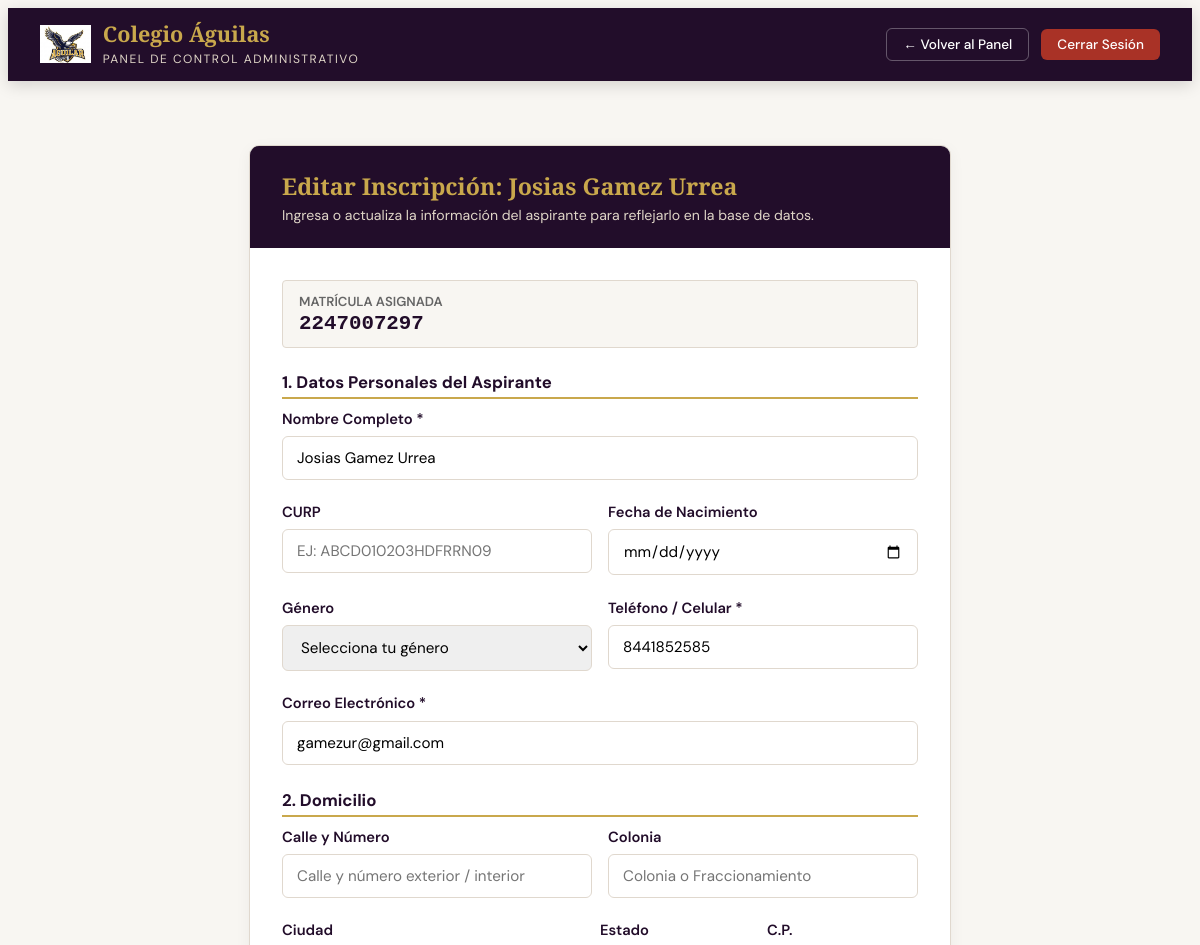
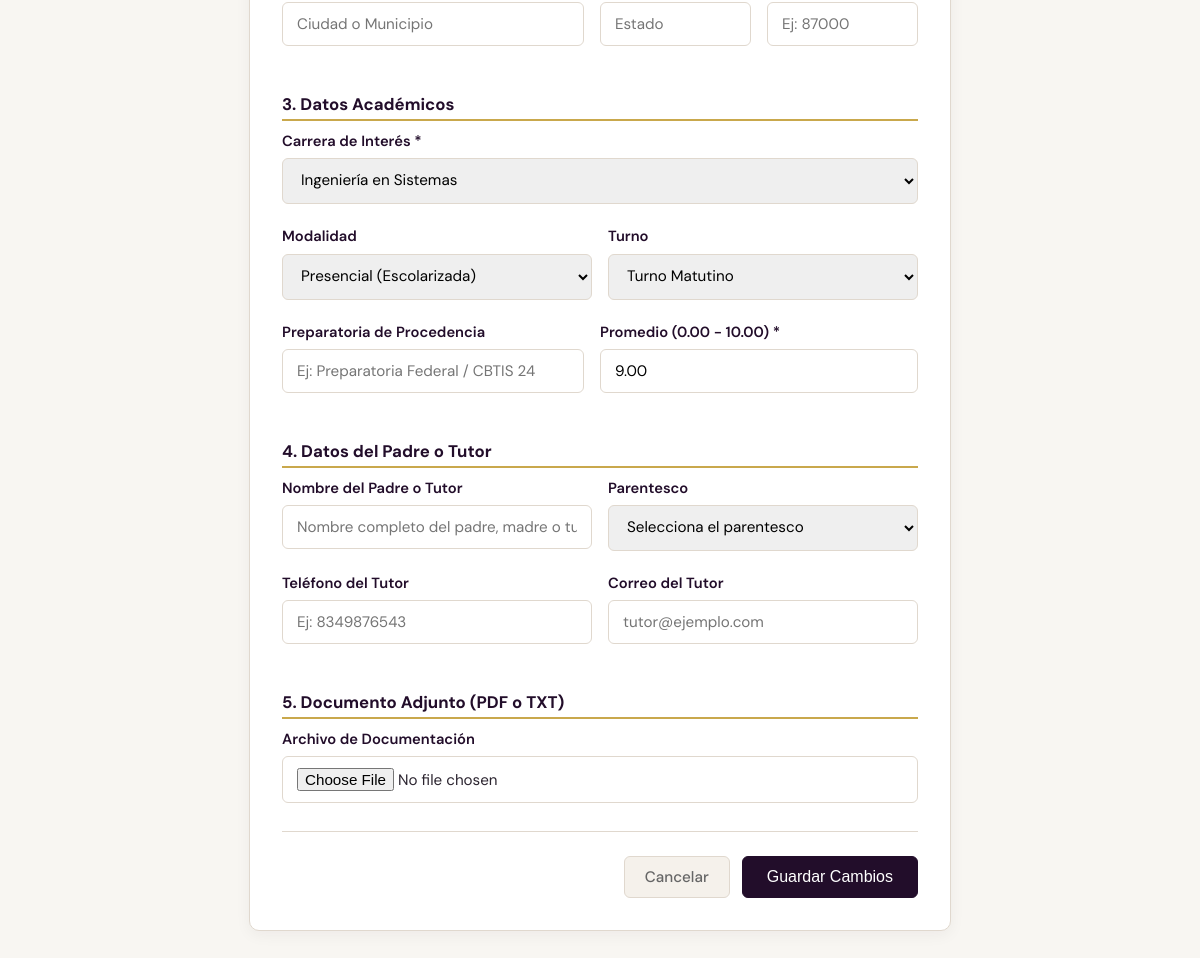
The app's page /admin-panel/aspirantes/4/editar/ (signed in) with its own data (2 pictures, top to bottom).
### sitioWeb/models.py (models this page shows, shortened)
class Aspirante(models.Model):
    matricula = models.CharField(max_length=20, unique=True, blank=True, null=True, verbose_name="Matrícula")
    nombre = models.CharField(max_length=120, verbose_name="Nombre completo")
    curp = models.CharField(max_length=18, blank=True, null=True, verbose_name="CURP")
    fecha_nacimiento = models.DateField(blank=True, null=True, verbose_name="Fecha de nacimiento")
    genero = models.CharField(max_length=30, blank=True, null=True, verbose_name="Género")
    email = models.EmailField(verbose_name="Correo electrónico")
    telefono = models.CharField(max_length=20, verbose_name="Teléfono")
    direccion = models.CharField(max_length=200, blank=True, null=True, verbose_name="Calle y número")
    colonia = models.CharField(max_length=100, blank=True, null=True, verbose_name="Colonia")
    ciudad = models.CharField(max_length=100, blank=True, null=True, verbose_name="Ciudad / Municipio")
    estado = models.CharField(max_length=100, blank=True, null=True, verbose_name="Estado")
    codigo_postal = models.CharField(max_length=10, blank=True, null=True, verbose_name="Código Postal")
    carrera = models.CharField(max_length=100, verbose_name="Carrera")
    modalidad = models.CharField(max_length=50, blank=True, null=True, default="Presencial", verbose_name="Modalidad")
    turno = models.CharField(max_length=50, blank=True, null=True, default="Matutino", verbose_name="Turno")
    escuela_procedencia = models.CharField(max_length=150, blank=True, null=True, verbose_name="Preparatoria de procedencia")
    promedio = models.DecimalField(max_digits=4, decimal_places=2, verbose_name="Promedio")
    tutor_nombre = models.CharField(max_length=120, blank=True, null=True, verbose_name="Nombre del padre o tutor")
    tutor_parentesco = models.CharField(max_length=50, blank=True, null=True, verbose_name="Parentesco con el alumno")
    tutor_telefono = models.CharField(max_length=20, blank=True, null=True, verbose_name="Teléfono del tutor")
    tutor_email = models.EmailField(blank=True, null=True, verbose_name="Correo del tutor")
    documento = models.FileField(upload_to="documentos_aspirantes/", blank=True, null=True, verbose_name="Documento adjunto")
    estatus = models.CharField(max_length=30, default="Registrado", verbose_name="Estatus")
    fecha_registro = models.DateTimeField(auto_now_add=True, verbose_name="Fecha de registro")
    class Meta:
        ordering = ['-fecha_registro']
        verbose_name = 'Aspirante'
        verbose_name_plural = 'Aspirantes'

### sitioWeb/views.py (the view)
# urls.py: path('admin-panel/aspirantes/<int:id>/editar/', views.aspirante_editar, name='aspirante_editar'),
@login_required(login_url='admin_login')
def aspirante_editar(request, id):
    aspirante = get_object_or_404(Aspirante, id=id)
    if request.method == 'POST':
        form = AspiranteForm(request.POST, request.FILES, instance=aspirante)
        if form.is_valid():
            form.save()
            messages.success(request, f'Los datos de "{aspirante.nombre}" se actualizaron correctamente en la base de datos.')
            return redirect('panel_admin')
    else:
        form = AspiranteForm(instance=aspirante)
    return render(request, 'sitioWeb/admin/aspirante_form.html', {
        'form': form,
        'aspirante': aspirante,
        'titulo': f'Editar Inscripción: {aspirante.nombre}',
        'accion': 'Guardar Cambios',
    })

### sitioWeb/templates/sitioWeb/admin/aspirante_form.html (shortened to what this page needs)
{% load static %}
<!DOCTYPE html>
<html lang="es">
<head>
    <link rel="stylesheet" href="{% static 'sitioWeb/css/admin.css' %}">
</head>
<body class="admin-body">
    <header class="admin-header">
        <div class="admin-header-inner">
            <a href="{% url 'panel_admin' %}" class="admin-brand">
                <img src="{% static 'sitioWeb/img/icono.png' %}" alt="Logo">
                <div class="admin-brand-text">
                    <h1>Colegio Águilas</h1>
                    <span>Panel de Control Administrativo</span>
                </div>
            </a>
            <div class="admin-nav-actions">
                <a href="{% url 'panel_admin' %}" class="btn-admin-nav btn-nav-web">
                    ← Volver al Panel
                </a>
                <a href="{% url 'admin_logout' %}" class="btn-admin-nav btn-nav-logout">
                    Cerrar Sesión
                </a>
            </div>
        </div>
    </header>
    <main class="admin-container">
        <div class="form-card">
            <div class="form-card-header">
                <h2>{{ titulo }}</h2>
                <p>Ingresa o actualiza la información del aspirante para reflejarlo en la base de datos.</p>
            </div>
            <div class="form-card-body">
                <form method="POST" enctype="multipart/form-data">
                    {% if aspirante and aspirante.matricula %}
                        <div class="admin-form-group" style="background: #f8f6f2; border: 1px solid #e0d8ce; padding: 12px 16px; border-radius: 4px;">
                            <label style="margin-bottom: 2px; color: #666; font-size: 0.82rem; text-transform: uppercase;">Matrícula Asignada</label>
                            <div style="font-size: 1.3rem; font-family: monospace; font-weight: 700; color: #220d2a;">{{ aspirante.matricula }}</div>
                        </div>
                    {% endif %}
                    <h3 style="font-size: 1.05rem; color: #220d2a; margin: 18px 0 10px; border-bottom: 2px solid #c9a84c; padding-bottom: 4px;">1. Datos Personales del Aspirante</h3>
                    <div class="admin-form-group">
                        <label for="{{ form.nombre.id_for_label }}">Nombre Completo *</label>
                        {{ form.nombre }}
                    </div>
                    <div class="admin-grid-2">
                        <div class="admin-form-group">
                            <label for="{{ form.curp.id_for_label }}">CURP</label>
                            {{ form.curp }}
                        </div>
                        <div class="admin-form-group">
                            <label for="{{ form.fecha_nacimiento.id_for_label }}">Fecha de Nacimiento</label>
                            {{ form.fecha_nacimiento }}
                        </div>
                    </div>
                    <div class="admin-grid-2">
                        <div class="admin-form-group">
                            <label for="{{ form.genero.id_for_label }}">Género</label>
                            {{ form.genero }}
                        </div>
                        <div class="admin-form-group">
                            <label for="{{ form.telefono.id_for_label }}">Teléfono / Celular *</label>
                            {{ form.telefono }}
                        </div>
                    </div>
                    <div class="admin-form-group">
                        <label for="{{ form.email.id_for_label }}">Correo Electrónico *</label>
                        {{ form.email }}
                    </div>
                    <h3 style="font-size: 1.05rem; color: #220d2a; margin: 24px 0 10px; border-bottom: 2px solid #c9a84c; padding-bottom: 4px;">2. Domicilio</h3>
                    <div class="admin-grid-2">
                        <div class="admin-form-group">
                            <label for="{{ form.direccion.id_for_label }}">Calle y Número</label>
                            {{ form.direccion }}
                        </div>
                        <div class="admin-form-group">
                            <label for="{{ form.colonia.id_for_label }}">Colonia</label>
                            {{ form.colonia }}
                        </div>
                    </div>
                    <div class="admin-grid-3">
                        <div class="admin-form-group">
                            <label for="{{ form.ciudad.id_for_label }}">Ciudad</label>
                            {{ form.ciudad }}
                        </div>
                        <div class="admin-form-group">
                            <label for="{{ form.estado.id_for_label }}">Estado</label>
                            {{ form.estado }}
                        </div>
                        <div class="admin-form-group">
                            <label for="{{ form.codigo_postal.id_for_label }}">C.P.</label>
                            {{ form.codigo_postal }}
                        </div>
                    </div>
                    <h3 style="font-size: 1.05rem; color: #220d2a; margin: 24px 0 10px; border-bottom: 2px solid #c9a84c; padding-bottom: 4px;">3. Datos Académicos</h3>
                    <div class="admin-form-group">
                        <label for="{{ form.carrera.id_for_label }}">Carrera de Interés *</label>
                        {{ form.carrera }}
                    </div>
                    <div class="admin-grid-2">
                        <div class="admin-form-group">
                            <label for="{{ form.modalidad.id_for_label }}">Modalidad</label>
                            {{ form.modalidad }}
                        </div>
                        <div class="admin-form-group">
                            <label for="{{ form.turno.id_for_label }}">Turno</label>
                            {{ form.turno }}
                        </div>
                    </div>
                    <div class="admin-grid-3">
                        <div class="admin-form-group">
                            <label for="{{ form.escuela_procedencia.id_for_label }}">Preparatoria de Procedencia</label>
                            {{ form.escuela_procedencia }}
                        </div>
                        <div class="admin-form-group" style="grid-column: span 2;">
                            <label for="{{ form.promedio.id_for_label }}">Promedio (0.00 - 10.00) *</label>
                            {{ form.promedio }}
                        </div>
                    </div>
                    <h3 style="font-size: 1.05rem; color: #220d2a; margin: 24px 0 10px; border-bottom: 2px solid #c9a84c; padding-bottom: 4px;">4. Datos del Padre o Tutor</h3>
                    <div class="admin-grid-2">
                        <div class="admin-form-group">
                            <label for="{{ form.tutor_nombre.id_for_label }}">Nombre del Padre o Tutor</label>
                            {{ form.tutor_nombre }}
                        </div>
                        <div class="admin-form-group">
                            <label for="{{ form.tutor_parentesco.id_for_label }}">Parentesco</label>
                            {{ form.tutor_parentesco }}
                        </div>
                    </div>
                    <div class="admin-grid-2">
                        <div class="admin-form-group">
                            <label for="{{ form.tutor_telefono.id_for_label }}">Teléfono del Tutor</label>
                            {{ form.tutor_telefono }}
                        </div>
                        <div class="admin-form-group">
                            <label for="{{ form.tutor_email.id_for_label }}">Correo del Tutor</label>
                            {{ form.tutor_email }}
                        </div>
                    </div>
                    <h3 style="font-size: 1.05rem; color: #220d2a; margin: 24px 0 10px; border-bottom: 2px solid #c9a84c; padding-bottom: 4px;">5. Documento Adjunto (PDF o TXT)</h3>
                    <div class="admin-form-group">
                        <label for="{{ form.documento.id_for_label }}">Archivo de Documentación</label>
                        {{ form.documento }}
                    </div>
                    <div class="form-actions" style="margin-top: 28px;">
                        <a href="{% url 'panel_admin' %}?tab=aspirantes" class="btn-cancel">
                            Cancelar
                        </a>
                        <button type="submit" class="btn-action-primary" style="padding: 10px 24px; font-size: 1rem;">
                            {{ accion }}
                        </button>
                    </div>
                </form>
            </div>
        </div>
    </main>
</body>
</html>

### sitioWeb/static/sitioWeb/css/admin.css (style rules this page uses)
:root { --primario: #220d2a; --primario-suave: #33153e; --secundario: #c9a84c; --secundario-hover: #b08f37; --fondo-dorado: #f5f1eb; --fondo-base: #ffffff; --texto-oscuro: #2c2530; --texto-gris: #666; --borde: #e0d8ce; --peligro: #c0392b; --peligro-hover: #a93226; --exito: #27ae60; --info: #2980b9; }
.admin-body { background-color: #f8f6f2; min-height: 100vh; font-family: 'DM Sans', sans-serif; color: var(--texto-oscuro); display: flex; flex-direction: column; }
.admin-header { background-color: var(--primario); color: #fff; padding: 0.8rem 2rem; box-shadow: 0 4px 15px rgba(0, 0, 0, 0.15); position: sticky; top: 0; z-index: 1000; }
.admin-header-inner { max-width: 1400px; margin: 0 auto; display: flex; justify-content: space-between; align-items: center; flex-wrap: wrap; gap: 1rem; }
.admin-brand { display: flex; align-items: center; gap: 12px; text-decoration: none; color: #fff; }
.admin-brand img { height: 38px; width: auto; }
.admin-brand-text h1 { font-family: 'Playfair Display', serif; font-size: 1.35rem; color: var(--secundario); margin: 0; line-height: 1.2; font-weight: 700; }
.admin-brand-text span { font-size: 0.75rem; letter-spacing: 1.5px; text-transform: uppercase; color: #dfd5c7; }
.admin-nav-actions { display: flex; align-items: center; gap: 12px; flex-wrap: wrap; }
.btn-admin-nav { padding: 7px 16px; border-radius: 6px; font-size: 0.85rem; font-weight: 500; text-decoration: none; display: inline-flex; align-items: center; gap: 6px; transition: all 0.25s ease; border: none; cursor: pointer; }
.btn-nav-web { background-color: transparent; color: #fff; border: 1px solid rgba(255, 255, 255, 0.3); }
.btn-nav-logout { background-color: #a93226; color: #fff; }
.admin-container { max-width: 1400px; margin: 2rem auto; padding: 0 1.5rem; flex: 1; width: 100%; box-sizing: border-box; }
.btn-action-primary { background-color: var(--primario); color: #fff; padding: 9px 18px; border-radius: 6px; font-size: 0.9rem; font-weight: 500; text-decoration: none; display: inline-flex; align-items: center; gap: 6px; border: 1px solid var(--primario); transition: all 0.25s ease; }
.form-card { background: #fff; border-radius: 10px; border: 1px solid var(--borde); box-shadow: 0 4px 15px rgba(34, 13, 42, 0.05); max-width: 700px; margin: 2rem auto; overflow: hidden; }
.form-card-header { background-color: var(--primario); color: #fff; padding: 1.5rem 2rem; }
.form-card-header h2 { font-family: 'Playfair Display', serif; font-size: 1.45rem; color: var(--secundario); margin: 0 0 0.3rem 0; }
.form-card-header p { font-size: 0.88rem; color: #dfd5c7; margin: 0; }
.form-card-body { padding: 2rem; }
.admin-form-group { margin-bottom: 1.4rem; }
.admin-form-group label { display: block; font-weight: 600; font-size: 0.92rem; color: var(--primario); margin-bottom: 0.45rem; }
.admin-form-group .form-input { width: 100%; padding: 11px 14px; border: 1px solid var(--borde); border-radius: 6px; font-size: 0.95rem; font-family: 'DM Sans', sans-serif; box-sizing: border-box; transition: border-color 0.2s ease, box-shadow 0.2s ease; }
.form-actions { display: flex; justify-content: flex-end; gap: 12px; margin-top: 2rem; padding-top: 1.5rem; border-top: 1px solid var(--borde); }
.btn-cancel { padding: 10px 20px; border-radius: 6px; font-size: 0.95rem; font-weight: 500; color: var(--texto-gris); background: #f5f1eb; text-decoration: none; border: 1px solid var(--borde); transition: all 0.2s ease; }
.admin-grid-2 { display: grid; grid-template-columns: 1fr 1fr; gap: 16px; }
.admin-grid-3 { display: grid; grid-template-columns: 2fr 1fr 1fr; gap: 16px; }

### records on screen
Aspirante: matricula "2247007297", nombre "Josias Gamez Urrea", genero "Selecciona tu género", telefono "8441852585", email "gamezur@gmail.com", carrera "Ingeniería en Sistemas", modalidad "Presencial (Escolarizada)", turno "Turno Matutino", promedio "9.00", tutor_parentesco "Selecciona el parentesco"

### other values on screen
{{ titulo }} "Editar Inscripción: Josias Gamez Urrea"
{{ accion }} "Guardar Cambios"
